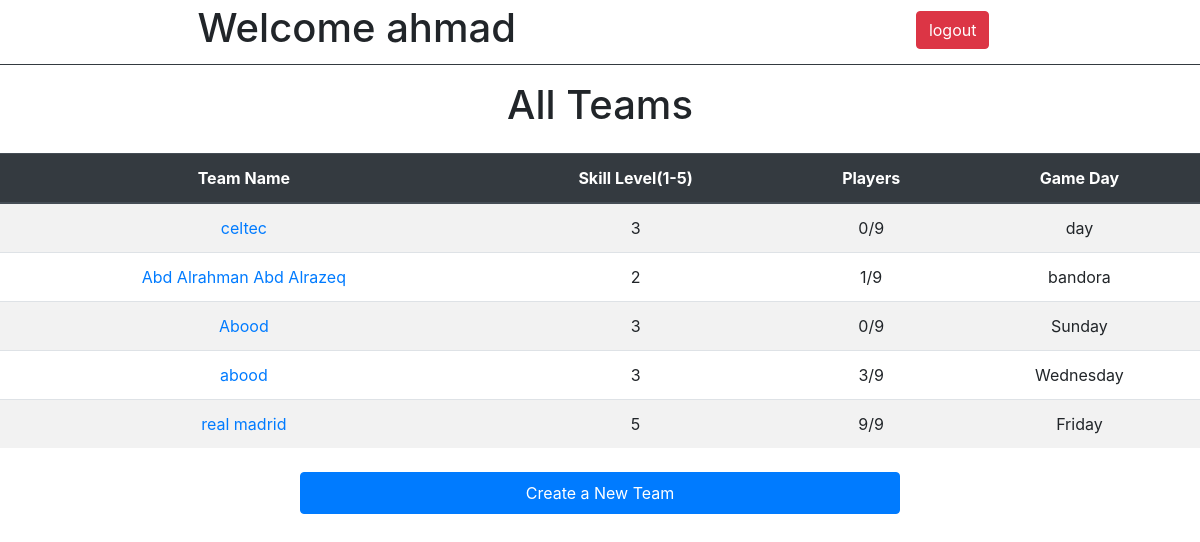
/success (signed in), run on an earlier commit of the app's database.
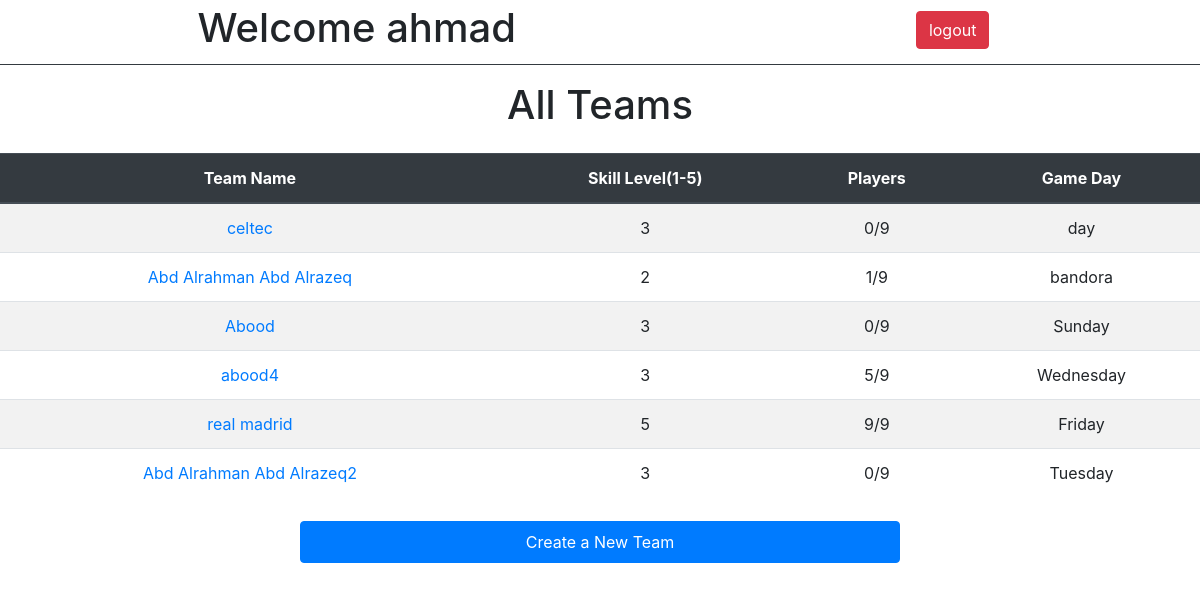
And on a later commit of the database.
### exam_app/models.py (models this page shows)
class User(models.Model):
    name = models.CharField(max_length=255)
    email = models.CharField(max_length=255)
    password = models.CharField(max_length=255)
    created_at = models.DateTimeField(auto_now_add=True)
    updated_at = models.DateTimeField(auto_now=True)
    objects = UserManager()

class Team(models.Model):
    name = models.CharField(max_length=255)
    skill_level = models.IntegerField(validators=[
        MaxValueValidator(5),
        MinValueValidator(1)
    ])
    game_day = models.CharField(max_length=255)
    uploaded_by = models.ForeignKey(
        User, related_name="teams", on_delete=models.CASCADE)
    created_at = models.DateTimeField(auto_now_add=True)
    updated_at = models.DateTimeField(auto_now=True)
    objects = UserManager()

### exam_app/views.py (the view)
# urls.py: path('success', views.success),
def success(request):
    if 'user_id' not in request.session:
        return redirect('/')
    else:
        user = User.objects.get(id=request.session['user_id'])
        context = {
            'logged_user_info': user,
            'all_the_teams': Team.objects.all(),
        }
    return render(request, "success.html", context)

### exam_app/templates/success.html (shortened to what this page needs)
<!DOCTYPE html>
<html lang="en">
  <head>
    <link
      rel="stylesheet"
      href="https://cdn.jsdelivr.net/npm/bootstrap@4.3.1/dist/css/bootstrap.min.css"
    />
  </head>
  <body>
    <div
      class="d-flex flex-row justify-content-around border-bottom border-dark p-1"
    >
      <h1>Welcome {{logged_user_info.name}}</h1>
      <div class="btn pull-right">
        <a class="btn btn-danger" href="/logout">logout</a>
      </div>
    </div>
    <h1 class="text-center p-3">All Teams</h1>
    <table class="table table-striped text-center">
      <thead class="thead-dark">
        <tr>
          <th scope="col">Team Name</th>
          <th scope="col">Skill Level(1-5)</th>
          <th scope="col">Players</th>
          <th scope="col">Game Day</th>
        </tr>
      </thead>
      <tbody>
        {% for team in all_the_teams %}
        <tr>
          <td><a href="view_team/{{team.id}}">{{team.name}} </a></td>
          <td>{{team.skill_level}}</td>
          <td>{{team.team.count}}/9</td>
          <td>{{team.game_day}}</td>
        </tr>
        {% endfor %}
      </tbody>
    </table>
    <div class="text-center">
      <a href="/view_add" class="btn btn-primary w-50 p-2 m-2"
        >Create a New Team</a
      >
    </div>
  </body>
</html>

What changed in the data, as far as the page shows it:
changed Team "Wednesday": name "abood" → "abood4"; team.count "3" → "5"
added Team: name "Abd Alrahman Abd Alrazeq2", skill_level "3", team.count "0", game_day "Tuesday"
